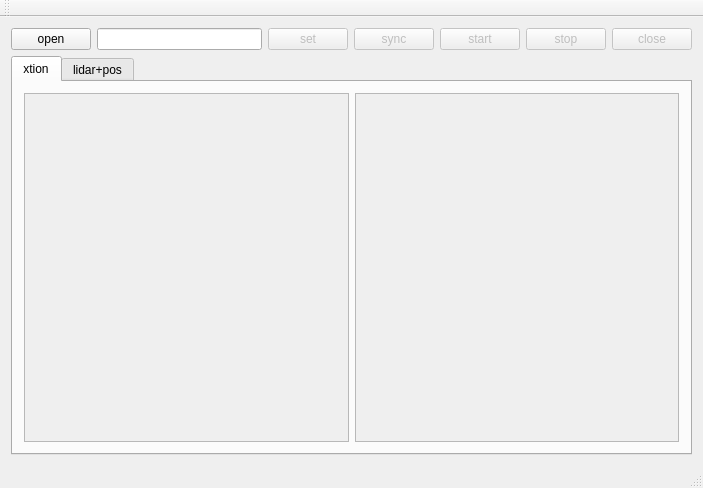
<?xml version="1.0" encoding="UTF-8"?>
<ui version="4.0">
 <class>MainWindow</class>
 <widget class="QMainWindow" name="MainWindow">
  <property name="geometry">
   <rect>
    <x>0</x>
    <y>0</y>
    <width>703</width>
    <height>488</height>
   </rect>
  </property>
  <property name="windowTitle">
   <string>MainWindow</string>
  </property>
  <widget class="QWidget" name="centralWidget">
   <layout class="QVBoxLayout" name="verticalLayout">
    <item>
     <layout class="QHBoxLayout" name="horizontalLayout">
      <item>
       <widget class="QPushButton" name="open">
        <property name="text">
         <string>open</string>
        </property>
       </widget>
      </item>
      <item>
       <widget class="QLineEdit" name="starttime"/>
      </item>
      <item>
       <widget class="QPushButton" name="setvalue">
        <property name="enabled">
         <bool>false</bool>
        </property>
        <property name="text">
         <string>set</string>
        </property>
       </widget>
      </item>
      <item>
       <widget class="QPushButton" name="sync">
        <property name="enabled">
         <bool>false</bool>
        </property>
        <property name="text">
         <string>sync</string>
        </property>
       </widget>
      </item>
      <item>
       <widget class="QPushButton" name="start">
        <property name="enabled">
         <bool>false</bool>
        </property>
        <property name="text">
         <string>start</string>
        </property>
       </widget>
      </item>
      <item>
       <widget class="QPushButton" name="stop">
        <property name="enabled">
         <bool>false</bool>
        </property>
        <property name="text">
         <string>stop</string>
        </property>
       </widget>
      </item>
      <item>
       <widget class="QPushButton" name="close">
        <property name="enabled">
         <bool>false</bool>
        </property>
        <property name="text">
         <string>close</string>
        </property>
       </widget>
      </item>
     </layout>
    </item>
    <item>
     <widget class="QTabWidget" name="tabWidget">
      <property name="currentIndex">
       <number>0</number>
      </property>
      <widget class="QWidget" name="tab">
       <attribute name="title">
        <string>xtion</string>
       </attribute>
       <layout class="QHBoxLayout" name="horizontalLayout_2">
        <item>
         <layout class="QGridLayout" name="gridLayout">
          <item row="0" column="0">
           <widget class="QScrollArea" name="area1">
            <property name="sizePolicy">
             <sizepolicy hsizetype="Expanding" vsizetype="Expanding">
              <horstretch>0</horstretch>
              <verstretch>0</verstretch>
             </sizepolicy>
            </property>
            <property name="widgetResizable">
             <bool>true</bool>
            </property>
            <widget class="QWidget" name="scrollAreaWidgetContents">
             <property name="geometry">
              <rect>
               <x>0</x>
               <y>0</y>
               <width>326</width>
               <height>332</height>
              </rect>
             </property>
            </widget>
           </widget>
          </item>
          <item row="0" column="1">
           <widget class="QScrollArea" name="area2">
            <property name="sizePolicy">
             <sizepolicy hsizetype="Expanding" vsizetype="Expanding">
              <horstretch>0</horstretch>
              <verstretch>0</verstretch>
             </sizepolicy>
            </property>
            <property name="widgetResizable">
             <bool>true</bool>
            </property>
            <widget class="QWidget" name="scrollAreaWidgetContents_4">
             <property name="geometry">
              <rect>
               <x>0</x>
               <y>0</y>
               <width>325</width>
               <height>332</height>
              </rect>
             </property>
            </widget>
           </widget>
          </item>
         </layout>
        </item>
       </layout>
      </widget>
      <widget class="QWidget" name="tab_2">
       <attribute name="title">
        <string>lidar+pos</string>
       </attribute>
       <layout class="QHBoxLayout" name="horizontalLayout_3">
        <item>
         <widget class="QScrollArea" name="area3">
          <property name="widgetResizable">
           <bool>true</bool>
          </property>
          <widget class="QWidget" name="scrollAreaWidgetContents_2">
           <property name="geometry">
            <rect>
             <x>0</x>
             <y>0</y>
             <width>327</width>
             <height>334</height>
            </rect>
           </property>
          </widget>
         </widget>
        </item>
        <item>
         <widget class="QScrollArea" name="area4">
          <property name="widgetResizable">
           <bool>true</bool>
          </property>
          <widget class="QWidget" name="scrollAreaWidgetContents_3">
           <property name="geometry">
            <rect>
             <x>0</x>
             <y>0</y>
             <width>326</width>
             <height>334</height>
            </rect>
           </property>
          </widget>
         </widget>
        </item>
       </layout>
      </widget>
     </widget>
    </item>
   </layout>
  </widget>
  <widget class="QMenuBar" name="menuBar">
   <property name="geometry">
    <rect>
     <x>0</x>
     <y>0</y>
     <width>703</width>
     <height>19</height>
    </rect>
   </property>
  </widget>
  <widget class="QToolBar" name="mainToolBar">
   <attribute name="toolBarArea">
    <enum>TopToolBarArea</enum>
   </attribute>
   <attribute name="toolBarBreak">
    <bool>false</bool>
   </attribute>
  </widget>
  <widget class="QStatusBar" name="statusBar"/>
 </widget>
 <layoutdefault spacing="6" margin="11"/>
 <resources/>
 <connections/>
</ui>
